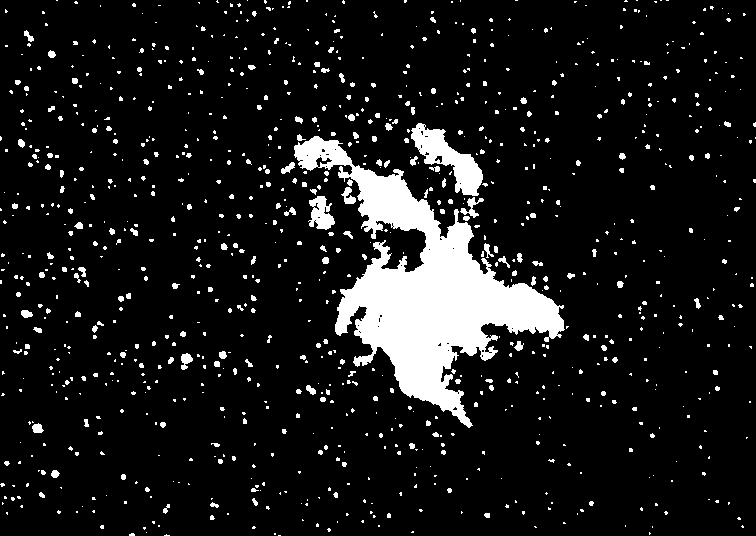
#> input picture assets/output_image_black_and_white.png, 756 x 536 px
$ python main.py ../assets/output_image_black_and_white.png
#> lines starting #> are read from the running program, lines starting #| are printed output that depends on the picture; after the words box and inside, x2 and y2 are one past the last pixel; in counts of white or black regions, pixels touching at a corner belong together
### src/picture_manager.py
from typing import Dict, Tuple

import cv2
import numpy as np


class PictureManager:
    @staticmethod
    def load_image(path: str) -> np.ndarray:
        image = cv2.imread(path)
#> image is the input picture: shape (536, 756, 3); 9.8% white; 1002 white regions (819 under 20 px), largest, box (x1, y1, x2, y2) and area: (294, 136, 565, 428) 25082, (411, 123, 483, 196) 2102, (308, 196, 335, 230) 566
        if image is None:
            raise FileNotFoundError(f"Image not found at {path}")
        return image

    @staticmethod
    def apply_filter(image: np.ndarray, min_white_detection=80) -> np.ndarray:
#> called with min_white_detection = 80
        image = cv2.threshold(
            cv2.cvtColor(image, cv2.COLOR_BGR2GRAY),
            min_white_detection,
            255,
            cv2.THRESH_BINARY,
        )[1]
#> image: shape (536, 756); 9.8% white; 1002 white regions (819 under 20 px)
        return image

    @staticmethod
    def display_tracking_stars(
        image: np.ndarray, stars: Dict[int, Tuple[float, float, float, float]]
    ) -> np.ndarray:
        image = cv2.cvtColor(image, cv2.COLOR_GRAY2BGR)
        for i, (x1, x2, y1, y2) in stars.items():
            cv2.rectangle(image, (int(x1), int(y1)), (int(x2), int(y2)), (0, 255, 0), 2)
        return image

    # [12 lines left out: function generate_picture, not called in this run]

    @staticmethod
    def display_vectors(
        image: np.ndarray,
        vectors: Dict[int, Tuple[Tuple[float, float], Tuple[float, float]]],
    ) -> np.ndarray:
        image = cv2.cvtColor(image, cv2.COLOR_GRAY2BGR)
        for i, (dx, dy) in vectors.items():
            cv2.arrowedLine(
                image,
                (int(dx[0]), int(dx[1])),
                (int(dy[0]), int(dy[1])),
                (255, 0, 0),
                2,
                tipLength=0.1,
            )
        return image

    @staticmethod
    def save_image(image: np.ndarray, path: str) -> None:
        success = cv2.imwrite(path, image)
        if not success:
            raise IOError(f"Failed to save image at {path}")

### src/tracking.py
from typing import Dict, Tuple

import cv2
import numpy as np


class Tracking:
    @staticmethod
    def find_coordinate_of_all_stars(
        image: np.ndarray,
    ) -> Dict[int, Tuple[float, float, float, float]]:
        contours, _ = cv2.findContours(
            image, cv2.RETR_EXTERNAL, cv2.CHAIN_APPROX_SIMPLE
        )
#> contours = 1002 contours, 937 with area under 20; largest, box (x1, y1, x2, y2) and area: (294, 136, 565, 428) 24274, (411, 123, 483, 196) 2030, (308, 196, 335, 230) 512, (460, 197, 484, 218) 130, (341, 187, 356, 204) 110

        coords_dict = {}
        for i, cnt in enumerate(contours):
            x, y, w, h = cv2.boundingRect(cnt)
            x1, x2 = x, x + w
            y1, y2 = y, y + h
            coords_dict[i] = (x1, x2, y1, y2)
#> this loop made 1002 passes
#> (x, y, w, h, x1, x2, y1, y2) on passes 2, 4, 6: (164, 534, 6, 2, 164, 170, 534, 536), (129, 533, 6, 3, 129, 135, 533, 536), (146, 532, 1, 1, 146, 147, 532, 533)
#> after the loop, coords_dict = 1002 items

        return coords_dict

    @staticmethod
    def remove_false_positive(
        stars: Dict[int, Tuple[float, float, float, float]], max_air: float = 10
    ) -> Dict[int, Tuple[float, float, float, float]]:
#> called with max_air = 10
        new_stars = {}
        for key, value in stars.items():
            if value[1] - value[0] < max_air and value[3] - value[2] < max_air:
                new_stars[key] = value
#> this loop made 1002 passes
#> value on passes 1 to 3: (278, 281, 535, 536), (164, 170, 534, 536), (274, 276, 533, 535)
#> after the loop, new_stars = 975 items
        return new_stars

    @staticmethod
    def find_vector_of_stars(
        stars_image1: Dict[int, Tuple[float, float, float, float]],
        stars_image2: Dict[int, Tuple[float, float, float, float]],
        associations: Dict[int, int],
    ) -> Dict[int, Tuple[Tuple[float, float], Tuple[float, float]]]:
        vectors = {}
        for key1, value1 in stars_image1.items():
            if key1 in associations:
                key2 = associations[key1]
                value2 = stars_image2.get(key2)
                if value2 is not None:
                    x1 = (value1[0] + value1[1]) / 2
                    y1 = (value1[2] + value1[3]) / 2
                    x2 = (value2[0] + value2[1]) / 2
                    y2 = (value2[2] + value2[3]) / 2
                    vectors[key1] = ((x1, y1), (x2, y2))
        return vectors

### src/star_matcher.py
import math
from typing import Dict, Tuple


class StarMatcher:
    @staticmethod
    def compute_center(star: Tuple[float, float, float, float]) -> Tuple[float, float]:
        x_center = (star[0] + star[1]) / 2
        y_center = (star[2] + star[3]) / 2
        return x_center, y_center

    # [35 lines left out: functions euclidean_distance, associate_stars_methode_2, not called in this run]

    @staticmethod
    def associate_stars(
        stars_image1: Dict[int, Tuple[float, float, float, float]],
        stars_image2: Dict[int, Tuple[float, float, float, float]],
        max_displacement: float = 5.0,
    ) -> Dict[int, int]:
        associations = {}
        tested_keys_image2 = set()

        for key1, star1 in stars_image1.items():
            center1 = StarMatcher.compute_center(star1)
            best_match_key2 = None
            min_dist = float("inf")

            for key2, star2 in stars_image2.items():
                if key2 in tested_keys_image2:
                    continue

                center2 = StarMatcher.compute_center(star2)

                dx = abs(center1[0] - center2[0])
                dy = abs(center1[1] - center2[1])

                if dx <= max_displacement and dy <= max_displacement:
                    dist = math.hypot(dx, dy)
                    if dist < min_dist:
                        min_dist = dist
                        best_match_key2 = key2

            if best_match_key2 is not None:
                associations[key1] = best_match_key2
                tested_keys_image2.add(best_match_key2)

        return associations

### src/main.py
import os
import sys

from picture_manager import PictureManager
from star_matcher import StarMatcher
from tracking import Tracking


class Main:
    def __init__(self, image_path: str):
        self.image_path = image_path
        self.stars_positions = []

    def preprocess(self):
        img = PictureManager.load_image(self.image_path)
        filtered_image = PictureManager.apply_filter(img)
        PictureManager.save_image(filtered_image, "output_image_black_and_white.png")
        stars = Tracking.find_coordinate_of_all_stars(filtered_image)
        stars = Tracking.remove_false_positive(stars)
#> stars = 975 items
        self.stars_positions.append(stars)
        filtered_image = PictureManager.display_tracking_stars(filtered_image, stars)
#> the loop in display_tracking_stars, `for i, (x1, x2, y1, y2) in stars.items():` made 975 passes
#> after the loop in display_tracking_stars, `for i, (x1, x2, y1, y2) in stars.items():`:
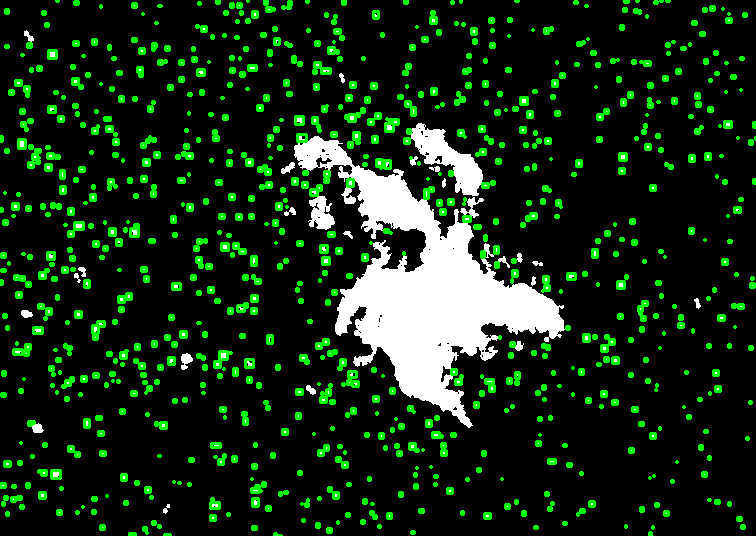
#> image: shape (536, 756, 3); 8.88% of pixels changed, all inside (x1, y1, x2, y2) = (0, 0, 756, 536)
        PictureManager.save_image(filtered_image, "output_image_tracking.png")

    def tracking(self):
        if not os.path.exists("generate"):
            os.makedirs("generate")
        images = os.listdir("generate")
        for image in images:
            img = PictureManager.load_image(f"generate/{image}")
#> call 2 of load_image, with path = 'generate/picture_0.png'
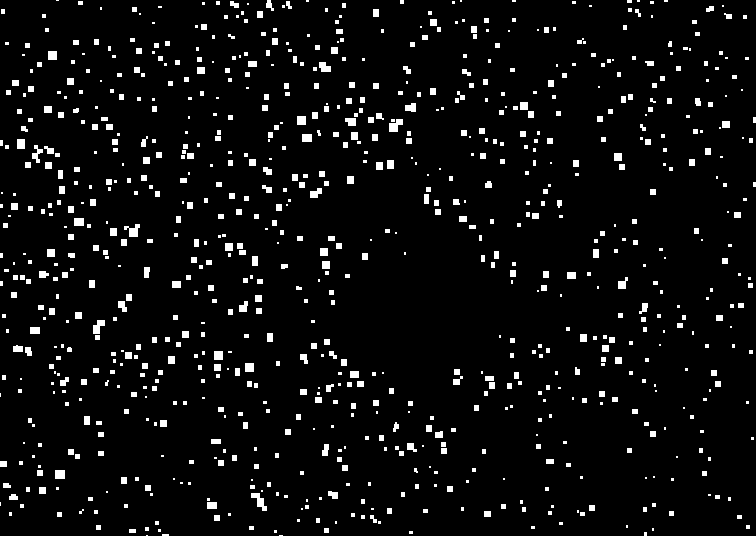
#> input picture generate/picture_0.png, 756 x 536 px, found by its file name
#> in load_image, image is the input picture: shape (536, 756, 3); 5.2% white; 892 white regions (434 under 20 px), largest, box (x1, y1, x2, y2) and area: (251, 493, 267, 511) 131, (389, 119, 403, 132) 119, (124, 224, 140, 237) 117
            filtered_image = PictureManager.apply_filter(img)
#> in apply_filter (call 2), `image = cv2.threshold( cv2.cvtColor(image, cv2.COLOR_BGR2GRAY), min_wh..`: image: shape (536, 756); 5.2% white; 892 white regions (434 under 20 px)
            stars = Tracking.find_coordinate_of_all_stars(filtered_image)
#> in find_coordinate_of_all_stars (call 2), `contours, _ = cv2.findContours( image, cv2.RETR_EXTERNAL, cv2.CHAIN_AP..`: contours = 892 contours, 620 with area under 20; largest, box (x1, y1, x2, y2) and area: (251, 493, 267, 511) 100, (389, 119, 403, 132) 94, (124, 224, 140, 237) 88, (93, 320, 105, 334) 84, (55, 470, 65, 479) 72
#> the loop in find_coordinate_of_all_stars (call 2), `for i, cnt in enumerate(contours):` made 892 passes
#> cnt on passes 28 to 30: [[228, 513], [228, 515], [230, 515], [230, 513]], [[580, 512], [580, 515], [584, 515], [584, 512]], [[57, 512], [57, 516], [61, 516], [61, 512]]
            self.stars_positions.append(stars)
#> pass 2 of the loop in tracking, `for image in images:`:
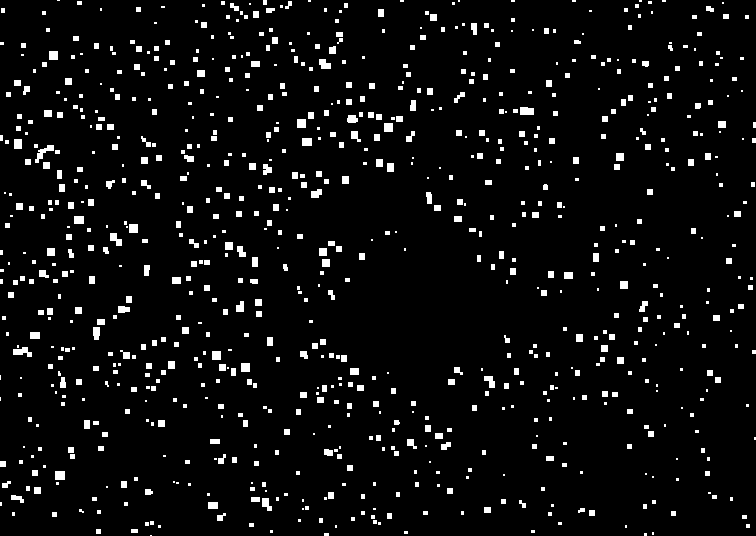
#> input picture generate/picture_1.png, 756 x 536 px, found by its file name
#> in load_image, image is the input picture: shape (536, 756, 3); 5.1% white; 878 white regions (434 under 20 px), largest, box (x1, y1, x2, y2) and area: (35, 145, 54, 163) 127, (13, 347, 32, 357) 116, (520, 107, 534, 115) 106
#> pass 3 of the loop in tracking, `for image in images:`:
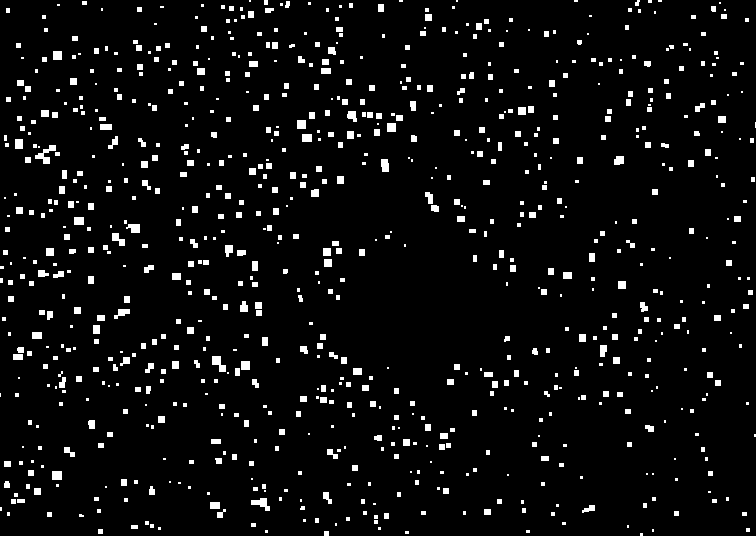
#> input picture generate/picture_2.png, 756 x 536 px, found by its file name
#> in load_image, image is the input picture: shape (536, 756, 3); 5% white; 861 white regions (416 under 20 px), largest, box (x1, y1, x2, y2) and area: (35, 145, 56, 164) 161, (251, 498, 270, 511) 131, (212, 356, 226, 372) 130

        for i in range(len(self.stars_positions) - 1):
            associations = StarMatcher.associate_stars(
                self.stars_positions[i], self.stars_positions[i + 1]
            )
#> the loop in associate_stars, `for key1, star1 in stars_image1.items():` made 975 passes
#> (key1, star1) on passes 1 to 3: (0, (278, 281, 535, 536)), (1, (164, 170, 534, 536)), (2, (274, 276, 533, 535))
            vectors = Tracking.find_vector_of_stars(
                self.stars_positions[i], self.stars_positions[i + 1], associations
            )
#> the loop in find_vector_of_stars, `for key1, value1 in stars_image1.items():` made 975 passes
            img = PictureManager.load_image(f"generate/picture_{i}.png")
            filtered_image = PictureManager.apply_filter(img)
            image_vectors = PictureManager.display_vectors(filtered_image, vectors)
#> the loop in display_vectors, `for i, (dx, dy) in vectors.items():` made 812 passes
#> (i, dx, dy) on passes 13 to 15: (13, (625.5, 526), (627, 526.5)), (14, (379, 526), (379.5, 522.5)), (15, (159, 526), (157, 523))
#> after the loop in display_vectors, `for i, (dx, dy) in vectors.items():`:
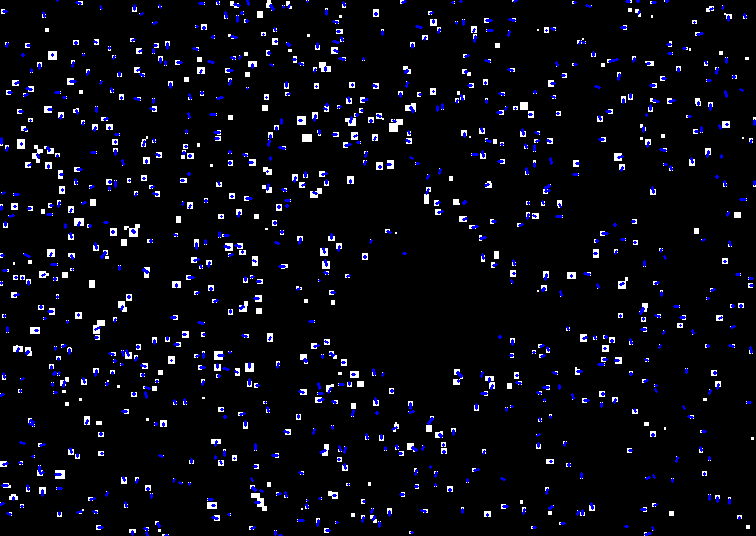
#> image: shape (536, 756, 3); 2.73% of pixels changed, all inside (x1, y1, x2, y2) = (0, 0, 756, 536)
            PictureManager.save_image(image_vectors, f"output_image_vectors_{i}.png")
#> pass 2 of the loop in tracking, `for i in range(len(self.stars_positions) - 1):`:
#> the loop in associate_stars (call 2), `for key1, star1 in stars_image1.items():` made 892 passes
#> star1 on passes 1 to 3: (279, 283, 535, 536), (146, 148, 535, 536), (162, 169, 534, 536)
#> the loop in find_vector_of_stars (call 2), `for key1, value1 in stars_image1.items():` made 892 passes
#> the loop in display_vectors (call 2), `for i, (dx, dy) in vectors.items():` made 843 passes
#> (i, dx, dy) on passes 1 to 3: (1, (147, 535.5), (151, 535.5)), (3, (645.5, 534), (645.5, 534.5)), (4, (411, 532.5), (406, 532.5))
#> after the loop in display_vectors (call 2), `for i, (dx, dy) in vectors.items():`:
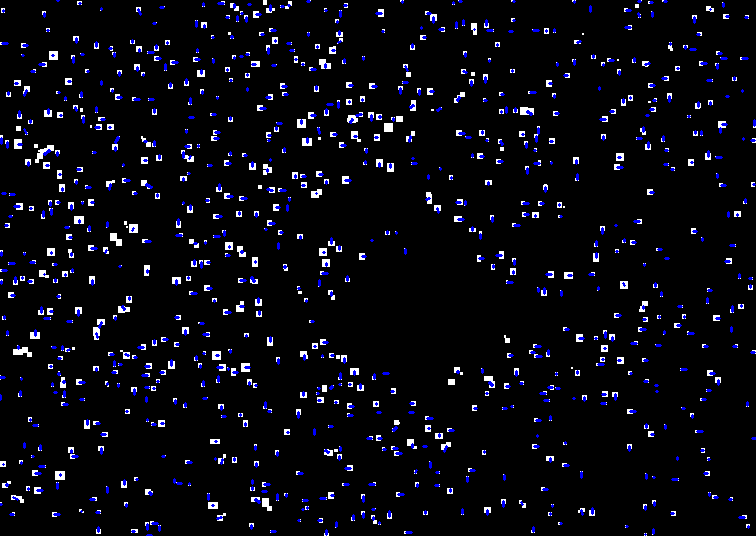
#> image: shape (536, 756, 3); 2.92% of pixels changed, all inside (x1, y1, x2, y2) = (0, 0, 756, 536)
#> pass 3 of the loop in tracking, `for i in range(len(self.stars_positions) - 1):`:
#> the loop in display_vectors (call 3), `for i, (dx, dy) in vectors.items():` made 817 passes
#> (i, dx, dy) on passes 1 to 3: (1, (645.5, 534.5), (641.5, 534.5)), (2, (326.5, 534.5), (326.5, 533.5)), (3, (653, 533.5), (653, 530.5))
#> after the loop in display_vectors (call 3), `for i, (dx, dy) in vectors.items():`:
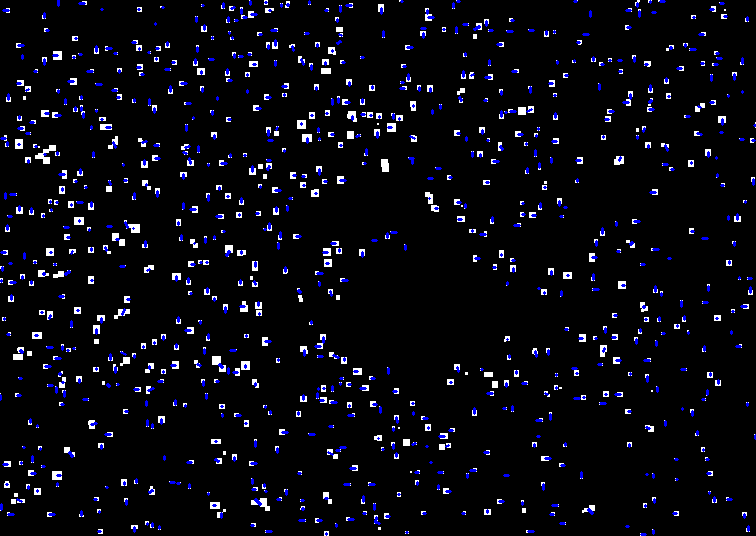
#> image: shape (536, 756, 3); 2.84% of pixels changed, all inside (x1, y1, x2, y2) = (0, 0, 756, 536)

    def run(self):
        self.preprocess()
        self.tracking()


if __name__ == "__main__":
    run = Main(sys.argv[1])

    run.run()
